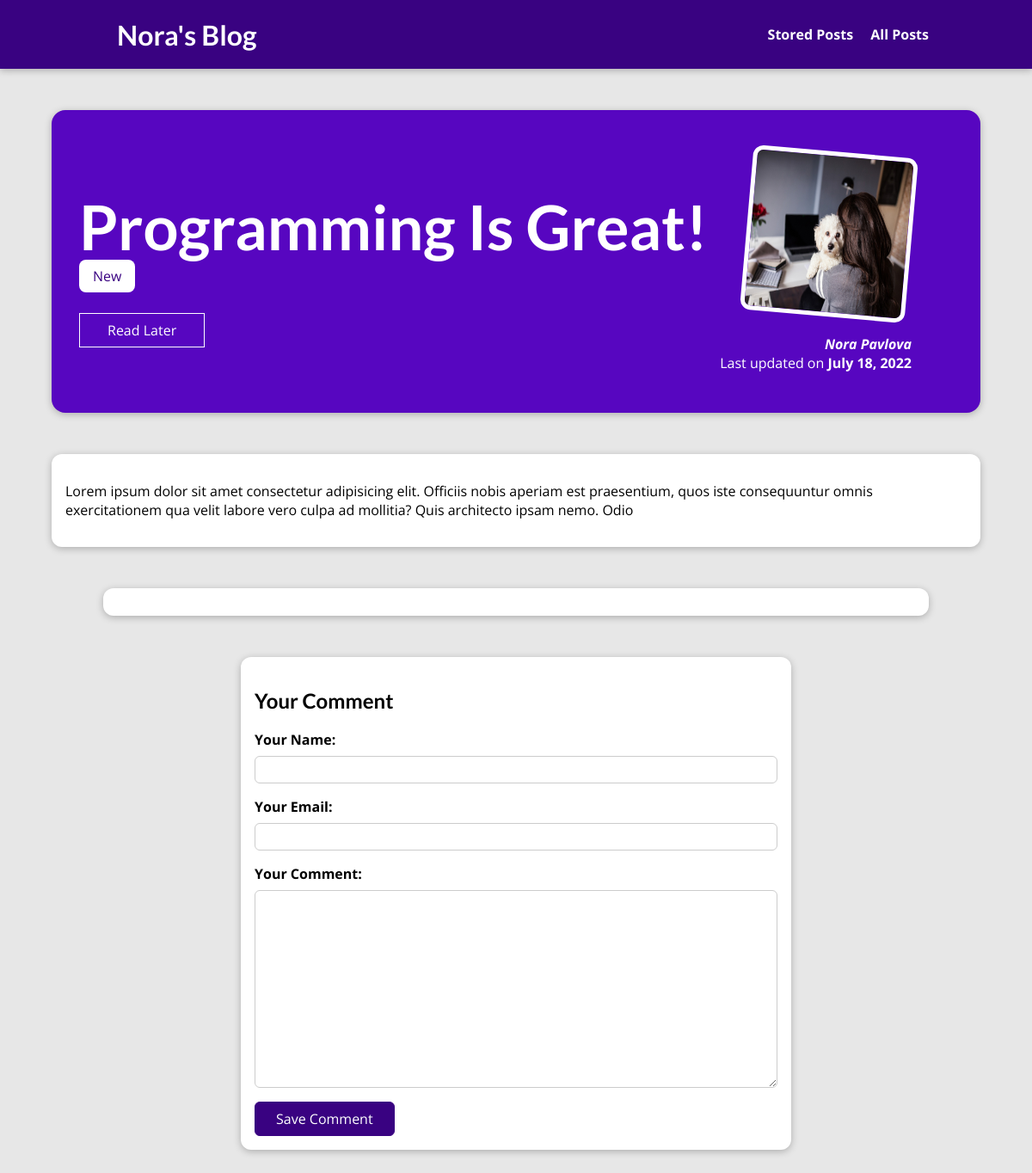
Page /posts/programming-is-fun on the committed database.
### blog/models.py (models this page shows, shortened)
class Post(models.Model):
    title = models.CharField(max_length=150)
    excerpt = models.CharField(max_length=200)
    image = models.ImageField(upload_to='posts', null=True)
    date = models.DateField(auto_now=True)
    slug = models.SlugField(unique=True, db_index=True)
    content = models.TextField(validators=[MinLengthValidator(10)])
    author = models.ForeignKey(Author, on_delete=models.SET_NULL, null=True, related_name='posts')
    tags = models.ManyToManyField(Tag)

class Tag(models.Model):
    caption = models.CharField(max_length=20)

class Author(models.Model):
    first_name = models.CharField(max_length=100)
    last_name = models.CharField(max_length=100)
    email_address = models.EmailField()
    def full_name(self):
        return f'{self.first_name} {self.last_name}'
    def __str__(self):
        return self.full_name()

### blog/views.py (the view, shortened to what this page needs)
# urls.py: path('posts/<slug:slug>', views.SinglePostView.as_view(), name='post-details-page'),
class SinglePostView(View):
    def is_stored_post(self, request, post_id):
        stored_posts = request.session.get('stored_posts')
        if stored_posts is not None:
            is_saved_for_later = post_id in stored_posts
        else:
            is_saved_for_later = False
        return is_saved_for_later
    def get(self, request, slug):
        post = Post.objects.get(slug=slug)
        context = {
            'post': post,
            'post_tags': post.tags.all(),
            'comment_form': CommentForm(),
            'comments': post.comments.all().order_by('-id'),
            'is_saved_for_later': self.is_stored_post(request, post.id)
        }
        return render(request, 'post-detail.html', context)

### blog/forms.py
class CommentForm(forms.ModelForm):
    class Meta:
        model = Comment
        exclude = ['post']
        labels = {
            'user_name': 'Your Name',
            'user_email': 'Your Email',
            'text': 'Your Comment'
        }

### templates/post-detail.html (shortened to what this page needs)
{% extends 'base.html' %}
{% load static %}
{% block css_files %}
    <link rel="stylesheet" href="{% static 'blog/post-detail.css' %}"/>
{% endblock %}
{% block content %}
    <section id="summary">
    <h2>
        {{ post.title }}
    </h2>
        <div>
            {% for tag in post_tags %}
                <span class="tag">{{ tag.caption }}</span>
            {% endfor %}
        </div>
    <div id="read-later">
        <form action="{% url 'read-later' %}" method="POST">
            <button>
                {% if is_saved_for_later %}
                    Remove from Read Later
                {% else %}
                    Read Later
                {% endif %}
            </button>
        </form>
    </div>
    <article>
        <img src="{{ post.image.url }}" alt="{{ post.title}}"/>
        <address>
            <a href="mailto:{{ post.author.email_address }}">{{ post.author }}</a>
        </address>
        <div>
            Last updated on <time>{{ post.date }}</time>
        </div>
    </article>
    </section>
    <main>
        {{ post.content|linebreaks }}
    </main>
    <section id="comments">
    </section>
<section id="comment-form">
    <h2>Your Comment</h2>
    <form action="{% url 'post-details-page' post.slug %}" method="POST">
    <form>
        {% for form_field in comment_form %}
        <div class="form-control"> {% if form_field.errors %}invalid{% endif %}
            {{ form_field.label_tag }}
            {{ form_field }}
        </div>
            {% endfor %}
        <button>Save Comment</button>
    </form>
</section>
{% endblock %}

### blog/static/blog/app.css (style rules this page uses)
* { box-sizing: border-box; }
html { font-family: 'Open Sans', 'Lato', sans-serif; }
body { margin: 0; }
h1, h2, h3 { font-family: 'Lato', sans-serif; font-weight: bold; }

### blog/static/blog/post-detail.css (style rules this page uses)
body { background-color: #e7e7e7; }
#summary { margin: 8rem auto 3rem auto; padding: 2rem; width: 90%; max-width: 90rem; border-radius: 16px; background-color: #5706c0; position: relative; box-shadow: 0 2px 8px rgba(0, 0, 0, 0.25); height: 22rem; }
#summary h2 { color: white; font-size: 4.5rem; margin-bottom: 0.25rem; }
#summary article { position: absolute; top: 2rem; right: 3rem; padding: 1rem 2rem; border-radius: 12px; text-align: right; color: white; }
#summary article img { width: 12rem; height: 12rem; border-radius: 12px; transform: rotateZ(5deg); border: 5px solid white; margin-bottom: 1rem; }
#summary address { font-weight: bold; }
#summary a { color: white; text-decoration: none; }
#summary time { font-weight: bold; }
#read-later { margin: 2rem 0; }
#read-later button { background-color: transparent; border: 1px solid white; padding: 0.5rem 2rem; font: inherit; color: white; cursor: pointer; }
main { width: 90%; max-width: 90rem; margin: 3rem auto; background-color: white; padding: 1rem; border-radius: 12px; box-shadow: 0 2px 8px rgba(0, 0, 0, 0.25); }
.tag { background-color: white; color: #390281; padding: 0.5rem 1rem; border-radius: 8px; }
#comment-form { margin: 3rem auto; width: 90%; max-width: 40rem; border-radius: 12px; background-color: white; box-shadow: 0 2px 8px rgba(0, 0, 0, 0.25); padding: 1rem; }
#comment-form button { font: inherit; background-color: #390281; color: white; border: 1px solid #390281; padding: 0.5rem 1.5rem; border-radius: 6px; cursor: pointer; }
.form-control { margin-bottom: 1rem; }
.form-control label { font-weight: bold; margin-bottom: 0.5rem; display: block; }
.form-control input, .form-control textarea { display: block; width: 100%; font: inherit; padding: 0.25rem; border-radius: 6px; border: 1px solid #ccc; }
#comments { margin: 3rem auto; width: 90%; max-width: 60rem; border-radius: 12px; background-color: white; box-shadow: 0 2px 8px rgba(0, 0, 0, 0.25); padding: 1rem 2rem; }

### rows in the picture
Post: title "Programming Is Great!", image (picture), author "Nora Pavlova", date "July 18, 2022", content "Lorem ipsum dolor sit amet consectetur adipisicing elit. Officiis nobis aperiam est praesentium, quos iste consequuntur omnis exercitationem qua velit labore vero culpa ad mollitia? Quis architecto ipsam nemo. Odio"
Tag: caption "New"
